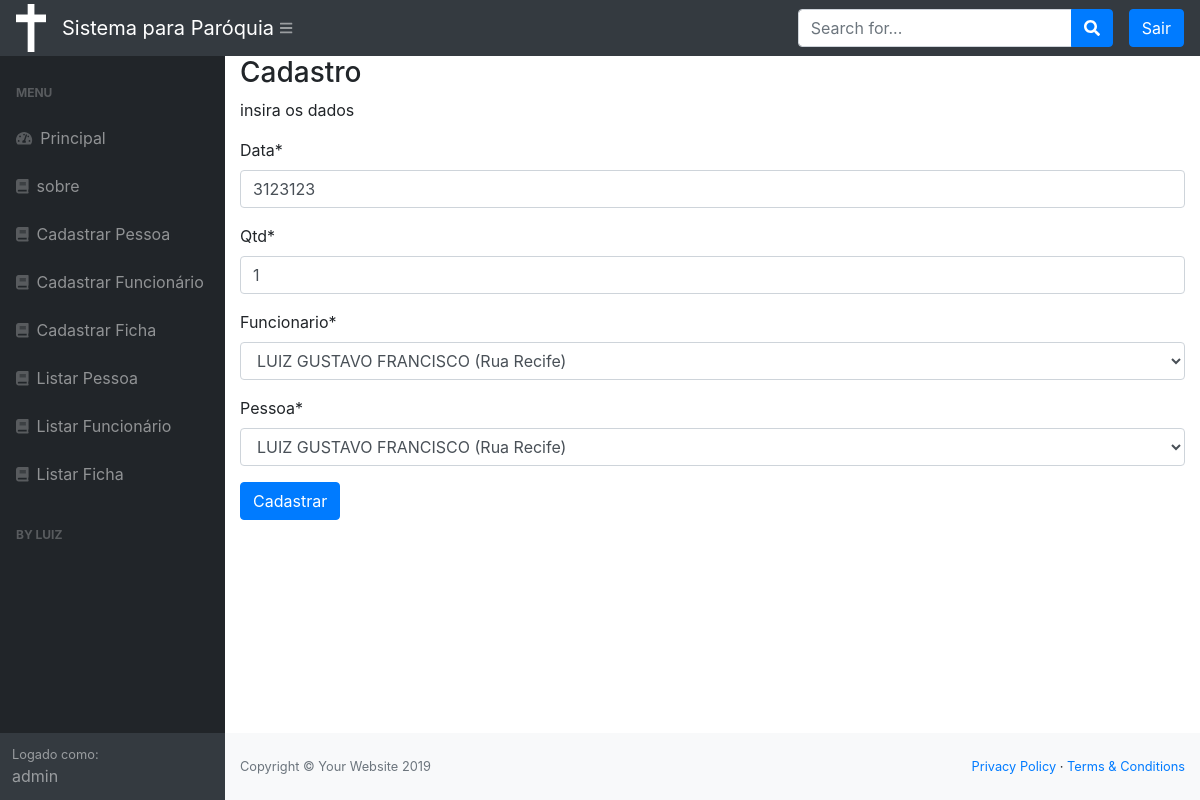
/editar/ficha/1/ (signed in), run on the app's committed database.
### cadastros/models.py (models this page shows, shortened)
class Ficha(models.Model):
    data = models.CharField(max_length=50)
    qtd = models .IntegerField()
    usuario = models.ForeignKey(User, on_delete=models.PROTECT)
    funcionario = models.ForeignKey(Funcionario, on_delete = models.PROTECT)
    pessoa = models.ForeignKey(Pessoa, on_delete = models.PROTECT)

### cadastros/views.py (the view)
# urls.py: path('editar/ficha/<int:pk>/', FichaUpdate.as_view(), name="editar-ficha"),
class FichaUpdate(LoginRequiredMixin, UpdateView):
    login_url = reverse_lazy('login')
    model = Ficha
    fields = ['data','qtd','funcionario', 'pessoa']
    template_name = 'cadastros/form.html'
    success_url = reverse_lazy('listar-ficha')
    def get_object(self, queryset=None):
        self.object = get_object_or_404(Ficha, pk=self.kwargs['pk'], usuario=self.request.user)
        return self.object

### cadastros/models.py (called while the page is built)
    def __str__(self):
        return "{} ({})".format(self.nome, self.endereco)

    def __str__(self):
        return "{} ({})".format(self.nome, self.endereco)

### cadastros/templates/cadastros/form.html (shortened to what this page needs)
{% extends 'paginas/modelo.html' %}
{% load static %}
{% load crispy_forms_tags %}
{% block conteudo %}
    <h3>Cadastro </h3>
    <p>insira os dados</p>
    <form action="" method="POST">
        {{ form|crispy }}
        <button type="submit" class="btn btn-primary">Cadastrar</button>
      </form>
{% endblock %}

### paginas/templates/paginas/modelo.html (shortened to what this page needs)
{% load static %}
<!DOCTYPE html>
<html lang="en">
    <head>
        <link rel="stylesheet" href="{% static 'base/dist/css/styles.css' %}">
        <link rel="stylesheet" href="{% static 'css/bootstrap.min.css' %}">
        <link href="https://cdn.datatables.net/1.10.20/css/dataTables.bootstrap4.min.css" rel="stylesheet" />
    </head>
    <body class="sb-nav-fixed">
        {% block cabecalho %}
        <nav class="sb-topnav navbar navbar-expand navbar-dark bg-dark">
            <img src="{% static 'img/logo.png' %}" width="30" alt="">
            <a class="navbar-brand" href="{% url 'index' %}" >  Sistema para Paróquia </a><button class="btn btn-link btn-sm order-1 order-lg-0" id="sidebarToggle" href="#"><i class="fas fa-bars"></i></button
            >
            <form class="d-none d-md-inline-block form-inline ml-auto mr-0 mr-md-3 my-2 my-md-0">
                <div class="input-group">
                    <input class="form-control" type="text" placeholder="Search for..." aria-label="Search" aria-describedby="basic-addon2" />
                    <div class="input-group-append">
                        <button class="btn btn-primary" type="button"><i class="fas fa-search"></i></button>
                    </div>
                </div>
            </form>
            <ul class="navbar-nav ml-auto ml-md-0">
                {% if request.user.is_authenticated %}
                    <a class="btn btn-primary"  href="{% url 'logout' %}" href="login.html">Sair</a>
                {% else %}
                   <a class="btn btn-primary"  href="{% url 'login' %}" href="login.html">Login</a>
                {% endif %}
            </ul>
        </nav>
        {% endblock %}
        {% block menu %}
        <div id="layoutSidenav">
                <div id="layoutSidenav_nav">
                    <nav class="sb-sidenav accordion sb-sidenav-dark" id="sidenavAccordion">
                        <div class="sb-sidenav-menu">
                            <div class="nav">
                                <div class="sb-sidenav-menu-heading">Menu</div>
                                <a class="nav-link" href="{% url 'index' %}"
                                    ><div class="sb-nav-link-icon"><i class="fas fa-tachometer-alt"></i></div>
                                    Principal</a>
                                <a class="nav-link" href="{% url 'sobre' %}"
                                    ><div class="sb-nav-link-icon"><i class="fa fa-book"></i></div>
                                    sobre</a>
                                <a class="nav-link" href="{% url 'cadastrar-pessoa' %}"
                                    ><div class="sb-nav-link-icon"><i class="fa fa-book"></i></div>
                                    Cadastrar Pessoa</a>
                                <a class="nav-link" href="{% url 'cadastrar-funcionario' %}"
                                    ><div class="sb-nav-link-icon"><i class="fa fa-book"></i></div>
                                    Cadastrar Funcionário</a>
                                <a class="nav-link" href="{% url 'cadastrar-ficha' %}"
                                    ><div class="sb-nav-link-icon"><i class="fa fa-book"></i></div>
                                    Cadastrar Ficha</a>
                                    <a class="nav-link" href="{% url 'listar-pessoa' %}"
                                    ><div class="sb-nav-link-icon"><i class="fa fa-book"></i></div>
                                    Listar Pessoa</a>
                                <a class="nav-link" href="{% url 'listar-funcionario' %}"
                                    ><div class="sb-nav-link-icon"><i class="fa fa-book"></i></div>
                                    Listar Funcionário</a>
                                <a class="nav-link" href="{% url 'listar-ficha' %}"
                                    ><div class="sb-nav-link-icon"><i class="fa fa-book"></i></div>
                                    Listar Ficha</a>
                                <div class="sb-sidenav-menu-heading">By Luiz</div>
                            </div>
                        </div>
                        <div class="sb-sidenav-footer">
                            <div class="small">Logado como:</div>
                            {{ request.user }}
                        </div>
                    </nav>
                </div>
                {% endblock %}
            <div id="layoutSidenav_content">
                <main>
                    <div class="container-fluid">
                        {% block conteudo %}{% endblock %}
                    </div>
                </main>
                <footer class="py-4 bg-light mt-auto">
                    <div class="container-fluid">
                        <div class="d-flex align-items-center justify-content-between small">
                            <div class="text-muted">Copyright &copy; Your Website 2019</div>
                            <div>
                                <a href="#">Privacy Policy</a>
                                &middot;
                                <a href="#">Terms &amp; Conditions</a>
                            </div>
                        </div>
                    </div>
                </footer>
            </div>
        </div>
    </body>
</html>

### data on the page
Ficha: data "3123123", qtd "1", funcionario "LUIZ GUSTAVO FRANCISCO (Rua Recife)", pessoa "LUIZ GUSTAVO FRANCISCO (Rua Recife)"

### other printed values
{{ request.user }} "admin"
